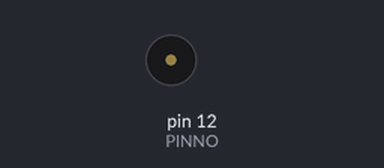
Recording of a sketch running on a simulated Arduino Uno, built with avr-gcc and run on an emulated ATmega328P. Shown: buzzer (waves = sounding).

Above: at 0.35 s.
Timing chart, 0 to 3.0 s (numbered marks = the images above):
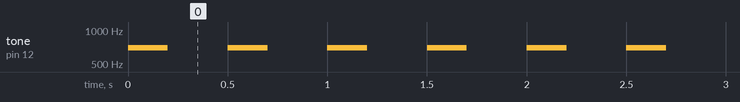

Measured:
- by itself, tone on pin 12 (PINNO): alternates 698 Hz for 0.20 s and silent for 0.30 s

The sketch:

piano1.ino
```cpp
#define BEAT 200   // 音の長さを指定

#define PINNO 12   // 圧電スピーカを接続したピン番号

void setup() {
}
void loop() {

     //tone(PINNO,698,BEAT) ;  // ファ
     //delay(BEAT) ;
     tone(PINNO,698,BEAT) ;  // ファ
     delay(500) ;
     //tone(PINNO,740,BEAT) ;  // ファ#
     //delay(200) ;

     //delay(500) ;           // ３秒後に繰り返す
}
```
